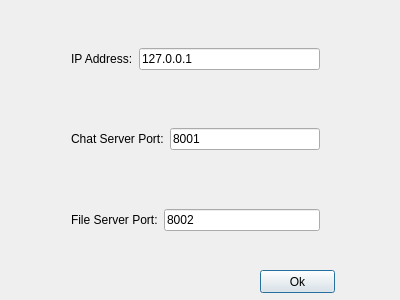
<?xml version="1.0" encoding="UTF-8"?>
<ui version="4.0">
 <class>Address</class>
 <widget class="QDialog" name="Address">
  <property name="geometry">
   <rect>
    <x>0</x>
    <y>0</y>
    <width>400</width>
    <height>300</height>
   </rect>
  </property>
  <property name="windowTitle">
   <string>Address</string>
  </property>
  <widget class="QWidget" name="horizontalLayoutWidget_3">
   <property name="geometry">
    <rect>
     <x>60</x>
     <y>180</y>
     <width>271</width>
     <height>80</height>
    </rect>
   </property>
   <layout class="QHBoxLayout" name="horizontalLayout_3">
    <item>
     <widget class="QLabel" name="label_3">
      <property name="text">
       <string>File Server Port:</string>
      </property>
     </widget>
    </item>
    <item>
     <widget class="QLineEdit" name="fileport_lineEdit">
      <property name="text">
       <string>8002</string>
      </property>
     </widget>
    </item>
   </layout>
  </widget>
  <widget class="QWidget" name="horizontalLayoutWidget_2">
   <property name="geometry">
    <rect>
     <x>60</x>
     <y>100</y>
     <width>271</width>
     <height>78</height>
    </rect>
   </property>
   <layout class="QHBoxLayout" name="horizontalLayout_2">
    <item>
     <widget class="QLabel" name="label_2">
      <property name="text">
       <string>Chat Server Port:</string>
      </property>
     </widget>
    </item>
    <item>
     <widget class="QLineEdit" name="chatport_lineEdit">
      <property name="text">
       <string>8001</string>
      </property>
     </widget>
    </item>
   </layout>
  </widget>
  <widget class="QWidget" name="horizontalLayoutWidget">
   <property name="geometry">
    <rect>
     <x>60</x>
     <y>20</y>
     <width>271</width>
     <height>78</height>
    </rect>
   </property>
   <layout class="QHBoxLayout" name="horizontalLayout">
    <item>
     <widget class="QLabel" name="label">
      <property name="text">
       <string>IP Address:</string>
      </property>
     </widget>
    </item>
    <item>
     <widget class="QLineEdit" name="ip_lineEdit">
      <property name="text">
       <string>127.0.0.1</string>
      </property>
     </widget>
    </item>
   </layout>
  </widget>
  <widget class="QPushButton" name="ok_pushButton">
   <property name="geometry">
    <rect>
     <x>260</x>
     <y>270</y>
     <width>75</width>
     <height>23</height>
    </rect>
   </property>
   <property name="text">
    <string>Ok</string>
   </property>
  </widget>
 </widget>
 <layoutdefault spacing="6" margin="11"/>
 <resources/>
 <connections/>
</ui>
